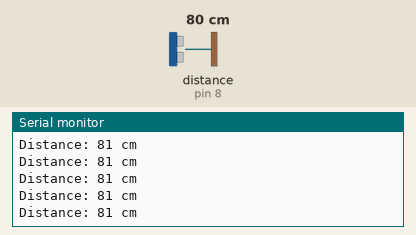
The sketch below on a simulated Arduino Uno, built with avr-gcc and run on an emulated ATmega328P. Parts: the last lines printed to the serial monitor. Wiring (inferred from the names in the program): ultrasonic range finder: trigger pin 9; echo pin 8. The test bench sets the inputs (shaded band); at power-on: distance to the obstacle (sensor on pin 8) 80 cm. The echo pulse lasts 58.3 µs per cm.

Above: at 1.2 s.
1.3 s: distance to the obstacle (sensor on pin 8) set to 2 cm
At 1.9 s:
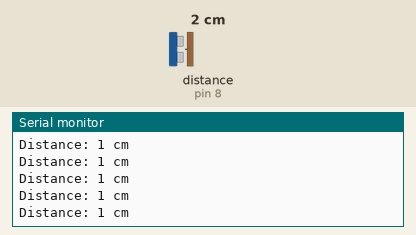
4.3 s: distance to the obstacle (sensor on pin 8) set to 120 cm
At 4.8 s:
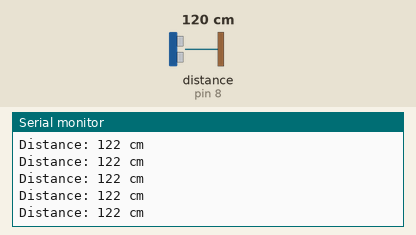
7.3 s: distance to the obstacle (sensor on pin 8) set to 4 cm
At 8.4 s:
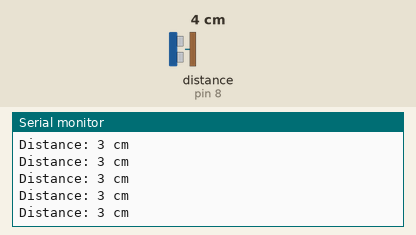
10.3 s: distance to the obstacle (sensor on pin 8) set to 18 cm
At 10.8 s:
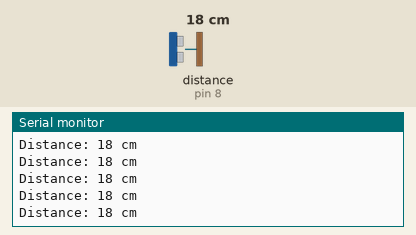
13.3 s: distance to the obstacle (sensor on pin 8) set to 299 cm
At 14.4 s:
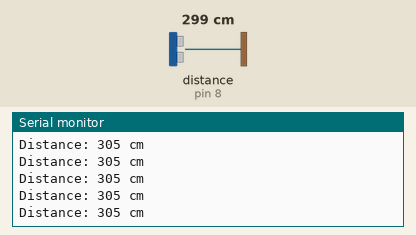
16.3 s: distance to the obstacle (sensor on pin 8) set to 35 cm
At 16.8 s:
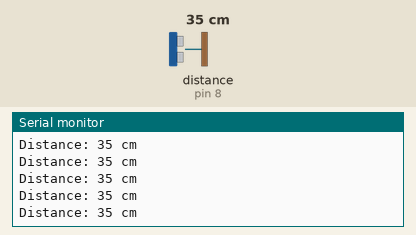
Timing chart, 0 to 19.3 s (numbered marks = the images above; inputs shaded):
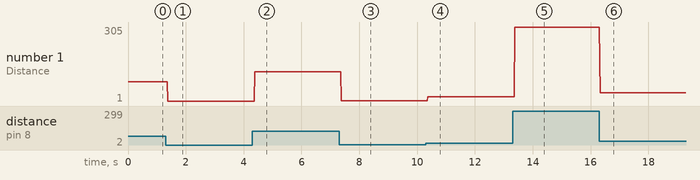

Measured:
- after the input at 1.3 s, the serial monitor: prints a new line after 0.07 s (image 1)
- after the input at 4.3 s, the serial monitor: prints a new line after 0.08 s (image 2)
- after the input at 7.3 s, the serial monitor: prints a new line after 0.07 s (image 3)
- after the input at 10.3 s, the serial monitor: prints a new line after 0.07 s (image 4)
- after the input at 13.3 s, the serial monitor: prints a new line after 0.08 s (image 5)
- after the input at 16.3 s, the serial monitor: prints a new line at once (image 6)
- plotted number 1: 81 → 1 after the input at 1.3 s, 1 → 122 after the input at 4.3 s, 122 → 3 after the input at 7.3 s, 3 → 18 after the input at 10.3 s, 18 → 305 after the input at 13.3 s

The sketch:

HC-SR04DistanceMeasurement.ino
```cpp
#define trig 9
#define echo 8

int timer;
int distance;

void setup() {
  pinMode(trig, OUTPUT);
  pinMode(echo, INPUT);
  Serial.begin(9600);
}

void loop() {
  digitalWrite(trig, HIGH);
  delay(1);
  digitalWrite(trig, LOW);
  timer = pulseIn(echo, HIGH);
  distance = (timer / 2) / 28.5;
  Serial.print("Distance: ");
  Serial.print(distance);
  Serial.println(" cm");
}
```
